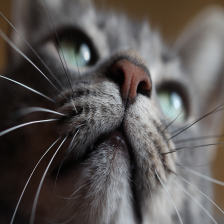
#> input picture output_images/flipped/cat_flipped.png, 224 x 224 px, given as the content of the folder input_images, which was not available
$ python main.py
#> lines starting #> are read from the running program, lines starting #| are printed output that depends on the picture; pictures that were not available may be replaced by others from this repository, and a replacement may not be noted
import cv2
import numpy as np
import os
import random

# データ拡張処理関数
def resize_image(image, size=(224, 224)):
    """画像のリサイズ"""
    return cv2.resize(image, size, interpolation=cv2.INTER_AREA)

def flip_image(image):
    """水平反転"""
    return cv2.flip(image, 1)

def flip_image_vertical(image):
    """上下反転"""
    return cv2.flip(image, 0)

def crop_image(image, crop_size, position=None):
    """画像の指定範囲を切り取り"""
    h, w = image.shape[:2]
    crop_h, crop_w = crop_size

    if position:
        top, left = position
    else:
        # デフォルトは中央から切り取る
        top = (h - crop_h) // 2
        left = (w - crop_w) // 2

    # 範囲調整
    top = max(0, min(top, h - crop_h))
    left = max(0, min(left, w - crop_w))

    return image[top:top+crop_h, left:left+crop_w]

def adjust_brightness(image, alpha, beta):
    """明るさ調整"""
    return cv2.convertScaleAbs(image, alpha=alpha, beta=beta)

def change_hue(image, hue_shift):
    """色相の変更"""
    hsv = cv2.cvtColor(image, cv2.COLOR_BGR2HSV)
    hsv[:, :, 0] = (hsv[:, :, 0] + hue_shift) % 180
    return cv2.cvtColor(hsv, cv2.COLOR_HSV2BGR)

def add_noise(image, noise_level):
    """ノイズの追加"""
    noise = np.random.randint(-noise_level, noise_level, image.shape, dtype='int16')
    noisy_image = np.clip(image.astype('int16') + noise, 0, 255)
    return noisy_image.astype('uint8')

def shift_image(image, shift_x, shift_y):
    """画像の上下左右方向へのシフト（隙間はノイズで埋める）"""
    h, w = image.shape[:2]
    M = np.float32([[1, 0, shift_x], [0, 1, shift_y]])
    shifted = cv2.warpAffine(image, M, (w, h), borderMode=cv2.BORDER_CONSTANT, borderValue=(0, 0, 0))

    # 隙間をノイズで埋める
    mask = cv2.warpAffine(np.ones_like(image), M, (w, h), borderMode=cv2.BORDER_CONSTANT, borderValue=0)
    noise = np.random.randint(0, 256, image.shape, dtype='uint8')
    shifted[mask == 0] = noise[mask == 0]
    return shifted

def mask_with_noise(image, mask_size, position=None):
    """画像の一部をノイズで隠す"""
    h, w = image.shape[:2]
    mask_h, mask_w = mask_size

    if position:
        top, left = position
    else:
        # ランダム位置
        top = random.randint(0, h - mask_h)
        left = random.randint(0, w - mask_w)

    # 範囲調整
    top = max(0, min(top, h - mask_h))
    left = max(0, min(left, w - mask_w))

    # ランダムノイズの生成
    noise = np.random.randint(0, 256, (mask_h, mask_w, 3), dtype='uint8')

    # ノイズを画像に適用
    masked_image = image.copy()
    masked_image[top:top+mask_h, left:left+mask_w] = noise
    return masked_image

# 処理リストを定義
OPERATIONS = {
    "flipped": flip_image,
    "flipped_vertical": flip_image_vertical,
    "cropped": lambda img: crop_image(img, (112, 112), position=(50, 50)),  # 指定位置とサイズ
    "brightened": lambda img: adjust_brightness(img, 1.2, 50),
    "hue_changed": lambda img: change_hue(img, 30),
    "noisy": lambda img: add_noise(img, 30),
    "shifted": lambda img: shift_image(img, 50, 30),
    "masked": lambda img: mask_with_noise(img, (50, 50), position=(50, 50))  # 指定位置でマスク
}

# 出力先フォルダを作成
def create_output_folder(base_output_dir, operation_combination):
    """処理組み合わせごとにフォルダを作成"""
    folder_name = "_".join(operation_combination)
    output_path = os.path.join(base_output_dir, folder_name)
    os.makedirs(output_path, exist_ok=True)
    return output_path

# 指定した処理を順に適用
def apply_operations(image, operation_names):
    """指定された処理を順に適用"""
    for op_name in operation_names:
        if op_name in OPERATIONS:
            image = OPERATIONS[op_name](image)
        else:
            print(f"Operation {op_name} not found.")
    return image

# 画像処理と保存
def process_images(input_dir, output_dir, operation_combinations):
    """
    各画像に指定された処理の組み合わせを適用
    :param input_dir: 入力フォルダ
    :param output_dir: 出力フォルダ
    :param operation_combinations: 実行する処理の組み合わせリスト
    """
#> called with input_dir = 'input_images', output_dir = 'output_images'
    for file_name in os.listdir(input_dir):
        file_path = os.path.join(input_dir, file_name)
        if not os.path.isfile(file_path):
            continue

        # 画像読み込み
        image = cv2.imread(file_path)
#> image is the input picture: shape (224, 224, 3); mean B, G, R 83, 85.1, 89.9
        if image is None:
            print(f"Could not read {file_name}. Skipping.")
            continue

        # リサイズ
        image = resize_image(image)

        base_name, _ = os.path.splitext(file_name)

        # 各組み合わせを適用して保存
        for operations in operation_combinations:
            processed_image = apply_operations(image, operations)

            # 保存先フォルダを処理ごとに分ける
            output_subfolder = create_output_folder(output_dir, operations)

            # 出力ファイル名に処理名を含める
            operation_suffix = "_".join(operations)
            output_file = os.path.join(output_subfolder, f"{base_name}_{operation_suffix}.png")
            cv2.imwrite(output_file, processed_image)
#> this loop made 4 passes
#> pass 1, in process_images, `processed_image = apply_operations(image, operations)`:
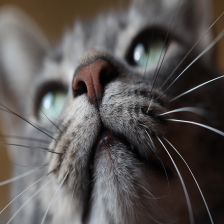
#> processed_image: shape (224, 224, 3); mean B, G, R 83, 85.1, 89.9
#> pass 2, in process_images, `processed_image = apply_operations(image, operations)`:
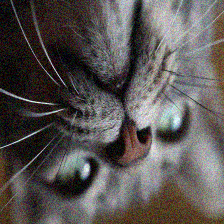
#> processed_image: shape (224, 224, 3); mean B, G, R 83, 84.9, 89.7
#> pass 3, in process_images, `processed_image = apply_operations(image, operations)`:
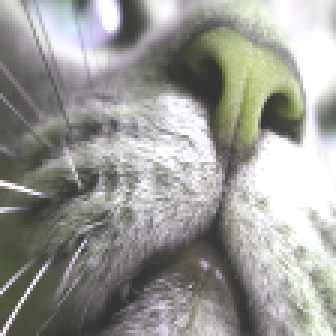
#> processed_image: shape (112, 112, 3) (shown 3 times larger); mean B, G, R 150.6, 155, 155.1

        print(f"Processed and saved augmented images for {file_name}")

# メイン処理
if __name__ == "__main__":
    # 入力フォルダと出力フォルダを指定
    input_directory = "input_images"  # 元画像が格納されているフォルダ
    output_directory = "output_images"  # 処理結果を保存するフォルダ

    # 処理の組み合わせリストを指定
    operation_combinations = [
        ["flipped"],                          # 水平反転
        ["flipped_vertical", "noisy"],        # 上下反転 + ノイズ
        ["cropped", "brightened", "hue_changed"],  # 切り取り + 明るさ調整 + 色相変更
        ["flipped","flipped_vertical","cropped","brightened","hue_changed","noisy","shifted","masked"] #all
    ]

    # 画像処理実行
    process_images(input_directory, output_directory, operation_combinations)
    print("All images processed.")

$ run again, on output_images/flipped/squirrel_flipped.png
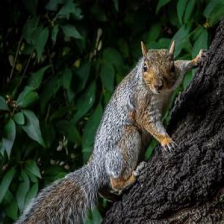
#> input picture output_images/flipped/squirrel_flipped.png, 224 x 224 px, given as the content of the folder input_images, which was not available
#> in process_images, image is the input picture: shape (224, 224, 3); mean B, G, R 40, 50.1, 43
#> the loop in process_images, `for operations in operation_combinations:` made 4 passes
#> pass 1, in process_images, `processed_image = apply_operations(image, operations)`:
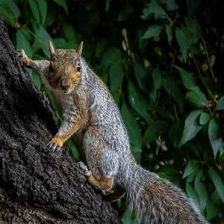
#> processed_image: shape (224, 224, 3); mean B, G, R 40, 50.1, 43
#> pass 3, in process_images, `processed_image = apply_operations(image, operations)`:
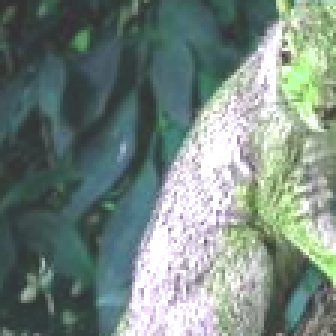
#> processed_image: shape (112, 112, 3) (shown 3 times larger); mean B, G, R 128.4, 135.4, 119.1
